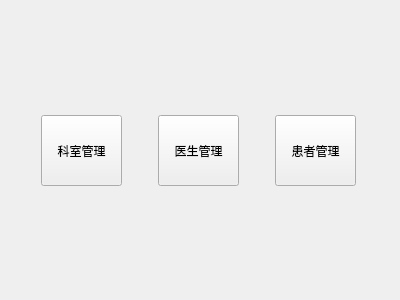
<?xml version="1.0" encoding="UTF-8"?>
<ui version="4.0">
 <class>WelcomeView</class>
 <widget class="QWidget" name="WelcomeView">
  <property name="geometry">
   <rect>
    <x>0</x>
    <y>0</y>
    <width>400</width>
    <height>300</height>
   </rect>
  </property>
  <property name="windowTitle">
   <string>欢迎</string>
  </property>
  <layout class="QVBoxLayout" name="verticalLayout">
   <item>
    <spacer name="verticalSpacer">
     <property name="orientation">
      <enum>Qt::Vertical</enum>
     </property>
     <property name="sizeHint" stdset="0">
      <size>
       <width>20</width>
       <height>101</height>
      </size>
     </property>
    </spacer>
   </item>
   <item>
    <layout class="QHBoxLayout" name="horizontalLayout">
     <item>
      <widget class="QPushButton" name="pushButton">
       <property name="minimumSize">
        <size>
         <width>81</width>
         <height>71</height>
        </size>
       </property>
       <property name="maximumSize">
        <size>
         <width>81</width>
         <height>71</height>
        </size>
       </property>
       <property name="text">
        <string>科室管理</string>
       </property>
      </widget>
     </item>
     <item>
      <widget class="QPushButton" name="pushButton_2">
       <property name="minimumSize">
        <size>
         <width>81</width>
         <height>71</height>
        </size>
       </property>
       <property name="maximumSize">
        <size>
         <width>81</width>
         <height>71</height>
        </size>
       </property>
       <property name="text">
        <string>医生管理</string>
       </property>
      </widget>
     </item>
     <item>
      <widget class="QPushButton" name="pushButton_3">
       <property name="minimumSize">
        <size>
         <width>81</width>
         <height>71</height>
        </size>
       </property>
       <property name="maximumSize">
        <size>
         <width>81</width>
         <height>71</height>
        </size>
       </property>
       <property name="text">
        <string>患者管理</string>
       </property>
      </widget>
     </item>
    </layout>
   </item>
   <item>
    <spacer name="verticalSpacer_2">
     <property name="orientation">
      <enum>Qt::Vertical</enum>
     </property>
     <property name="sizeHint" stdset="0">
      <size>
       <width>20</width>
       <height>100</height>
      </size>
     </property>
    </spacer>
   </item>
  </layout>
 </widget>
 <resources/>
 <connections/>
</ui>
